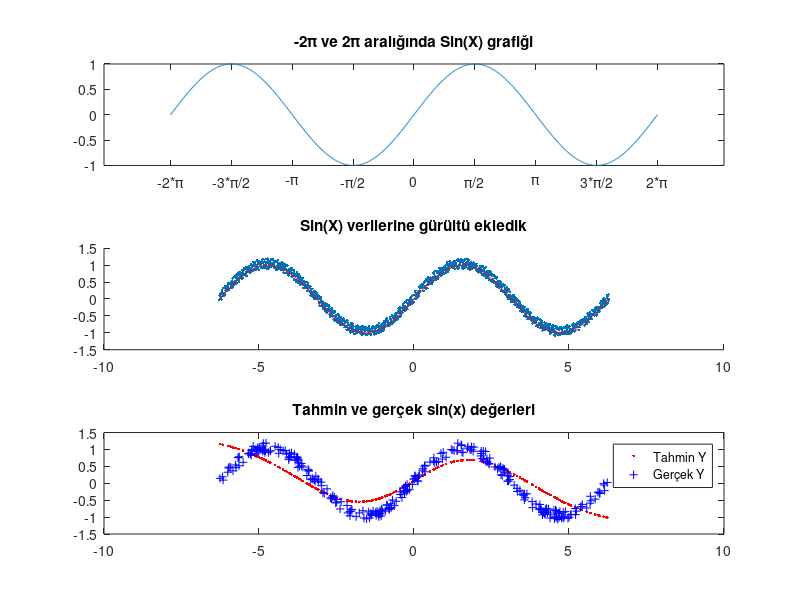

Write the MATLAB code that produced this figure.
%% AÇIKLAMA
% Tek gizli katmandan oluşan bir temiz Extreme Learning Machine (ELM)
% yapısı var. Hücre sayısı kod içerisinde belirlenebiliyor. sin(x)
% verilerini tahmin etmeye çalışan bir ELM yapısı kurgulandı.
% 
% ELM yapısında iterasyon veya geri yayılım gibi işlemler bulunmamaktadır.
% Giriş ağırlıkları rastgele belirlendikten sonra, gizli katman çıkışındaki
% β ağırlıkları numerik olarak hesaplanmaktadır. Burada ters matris işlemi
% için Pseudo-Inverse yöntemi kullanılır. Modelin fit edilmesi (eğitilmesi)
% sırasında hesaplanan tek parametre, β vektörüdür. Onun dışındaki
% parametreler, ilk atandığı zamanki gibi kullanılır. İterasyon olmadığı
% için çok hızlı eğitilen bir YSA türüdür.
% 
% Kodların orjinal kaynağı:
% https://github.com/alanrabelo/Extreme-Learning-Machines/blob/master/main.m
%
% Murat Özalp

%% Temizle
clear variables;
close all;

%% 1 Giriş (X) ve 1 çıkış (Y) için veri seti (sin_x) oluştur
X = linspace(-2*pi,2*pi,1500);
Y = sin(X);
subplot(3,1,1); plot(X,Y);
title('-2\pi ve 2\pi aralığında Sin(X) grafiği')
set(gca,'XTick',-2*pi:pi/2:2*pi) 
set(gca,'XTickLabel',{'-2*\pi','-3*\pi/2','-\pi','-\pi/2','0','\pi/2','\pi','3*\pi/2','2*\pi'})

% Y Verilerine gürültü ekle. Tam gerçek sin(x) verileri yerine yaklaşık
% verilerle eğitim  test yapacağız.
gurultu = rand(1, length(Y)) .* 0.3 - 0.1; %-0.1 değerini ben ekledim. Bunu koymayınca, hep sin(x) eğrisinin üstünde oluyor gürültüler.
Y_Orjinal=Y;
Y = Y + gurultu;
subplot(3,1,2); scatter(X,Y,'.')
hold on; plot(X,Y_Orjinal,'r');
title('Sin(X) verilerine gürültü ekledik')

%% Eğitim ve test verilerini ayır
% X sayısı kadar rastgele sayı oluşturup randIndexes vektörüne atıyoruz.
% Daha sonra; randIndexes'in ilk %80 değerine göre veri setinden indexleyerek değer çekiyoruz.
randIndexes = randperm(length(X)); % X sayısı kadar rasgele sayı üret
X_egitim = X(randIndexes(1:floor(length(X) * 0.8))); % Rasgele %80 eğitim verisi
X_test = X(randIndexes(floor(length(X) * 0.8) + 1:end)); % Gerisi test verisi
Y_egitim = Y(randIndexes(1:floor(length(Y) * 0.8)));
Y_test = Y(randIndexes(floor(length(Y) * 0.8) + 1:end));

%% Eğitim hesap
HucreSayisi=3;
W = rand(HucreSayisi,1); % Giriş katmanı ağırlıklarını rastgele belirle
NetGirisler = W * X_egitim; % Ağırlıklar ile girişleri çarp. Aktivasyon fonksiyonu için net girişleri hesapla
H = 1 ./ (1 + exp(-NetGirisler)); % Aktivasyon fonksiyonu olarak Sigmoid kullandık. H (Huang) matrisini elde ettik.
inverse = pinv(H); % Ters matris işlemi (Pseudo-Inverse, Moore–Penrose Inverse)
Beta = Y_egitim * inverse; % Beta değerleri bulundu. Model fit edilmiş (eğitilmiş) oldu.

%% Test hesap
NetGirisTest = W * X_test; % Ağırlıklar ile girişleri çarp. Aktivasyon fonksiyonu için net girişleri hesapla
Htest = 1 ./ (1 + exp(-NetGirisTest)); % Aktivasyon fonksiyonu olarak Sigmoid kullandık. H (Huang) matrisini elde ettik.
Y_tahmin = Beta * Htest; % H matrisi ile Beta ağırlıkları çarpılarak test çıkışları elde edildi.
MSE = sqrt(sum((Y_tahmin - Y_test).^2)); % Hatasız YSA olmaz. Ortalama kare hata hesabı.

%% Çıkarım
% sin(x) fonksiyonu için çıkarım yapmak istiyoruz. Bunun için OrnekX
% şeklinde bir değişkeni giriş olarak ELM'ye gönderiyoruz.
OrnekX=pi/2;
NetGirisCikarim = W * OrnekX;
Hcikarim = 1 ./ (1 + exp(-NetGirisCikarim));        
OrnekY = Beta * Hcikarim;
%disp(["Sin(x) tahmini için, ",OrnekX, "şeklinde bir girişe karşılık elde edilen sonuç: ", OrnekY, "olmuştur"])
fprintf('\nSin(x) tahmini için, %4.2f (%2.1f pi) olarak verilen bir giriş için hesaplanan çıktı %4.2f olmuştur\n',OrnekX,OrnekX/pi,OrnekY)
fprintf('Sin(%4.2f) için gerçek değer ise %4.2f olmalıdır\n',OrnekX, sin(OrnekX))
fprintf('Eğitilen sistem, %%%4.2f hata yapmıştır.\n\n',abs(100*(sin(OrnekX)-OrnekY)))

%% Grafikler
subplot(3,1,3); plot(X_test,Y_tahmin, 'r.'); hold on; plot(X_test,Y_test, 'b+'); title('Tahmin ve gerçek sin(x) değerleri')
legend('Tahmin Y','Gerçek Y')
